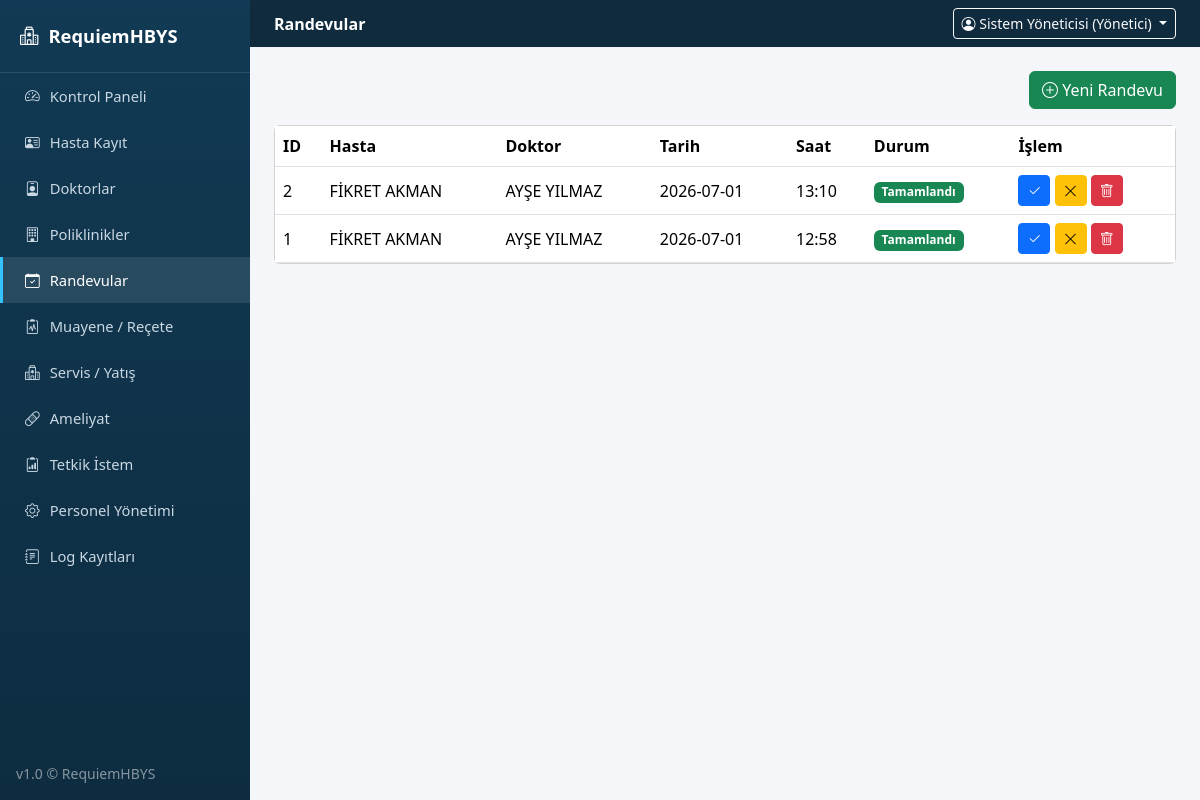
Before: /randevular (signed in) with the older database file.
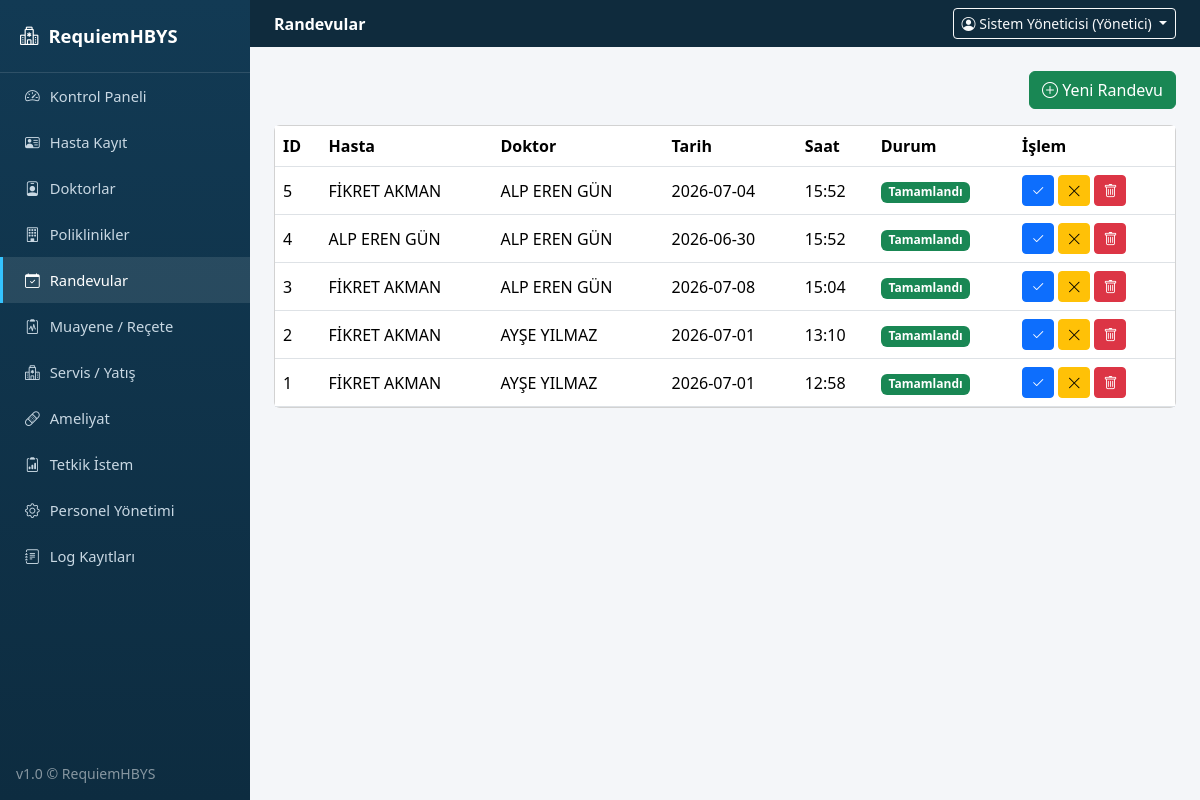
After: the same page with the newer database file.
### tables this page shows
CREATE TABLE randevular (
            id INTEGER PRIMARY KEY AUTOINCREMENT,
            hasta_id INTEGER,
            doktor_id INTEGER,
            tarih TEXT,
            saat TEXT,
            durum TEXT
        );

CREATE TABLE hastalar (
            id INTEGER PRIMARY KEY AUTOINCREMENT,
            ad_soyad TEXT NOT NULL,
            tc TEXT,
            dogum_tarihi TEXT,
            cinsiyet TEXT,
            kan_grubu TEXT,
            telefon TEXT,
            adres TEXT,
            acil_ad TEXT,
            acil_tel TEXT,
            gecmis TEXT,
            kayit_tarihi TEXT
        );

CREATE TABLE doktorlar (
            id INTEGER PRIMARY KEY AUTOINCREMENT,
            ad_soyad TEXT NOT NULL,
            uzmanlik TEXT,
            poliklinik TEXT,
            uygunluk TEXT
        );

### app.py (the view)
@app.route("/randevular")
@login_required
@modul_gerekli("randevu")
def randevular():
    return render_template("randevular.html", randevular=db.randevulari_getir())

### app.py (called while the page is built)
def login_required(f):
    @wraps(f)
    def wrapper(*args, **kwargs):
        if "user_id" not in session:
            flash("Lütfen giriş yapın.", "warning")
            return redirect(url_for("login"))
        return f(*args, **kwargs)
    return wrapper

def modul_gerekli(modul):
    def decorator(f):
        @wraps(f)
        def wrapper(*args, **kwargs):
            rol = session.get("rol")
            izinli = ROL_MODUL_YETKILERI.get(rol, set())
            if modul not in izinli:
                db.log_ekle(session.get("ad"), rol, "YETKİ", "ERİŞİM_RED",
                            f"'{modul}' modülüne yetkisiz erişim denemesi ({request.path}).", "Başarısız")
                flash("Bu sayfa için yetkiniz bulunmuyor.", "danger")
                return redirect(url_for("dashboard"))
            return f(*args, **kwargs)
        return wrapper
    return decorator

@app.context_processor
def inject_globals():
    def modul_yetkili(modul):
        return modul in ROL_MODUL_YETKILERI.get(session.get("rol"), set())
    return {"simdi": datetime.now().strftime("%d.%m.%Y %H:%M"), "modul_yetkili": modul_yetkili}

### database.py (called while the page is built)
    def sorgula(self, sql, params=()):
        cur = self.conn.cursor()
        cur.execute(sql, params)
        return [dict(r) for r in cur.fetchall()]

    def randevulari_getir(self):
        return self.sorgula("""SELECT r.id, r.tarih, r.saat, r.durum, h.ad_soyad as hasta_ad, d.ad_soyad as doktor_ad
                                FROM randevular r JOIN hastalar h ON r.hasta_id=h.id
                                JOIN doktorlar d ON r.doktor_id=d.id ORDER BY r.id DESC""")

### templates/randevular.html (shortened to what this page needs)
{% extends "base.html" %}
{% block page_header %}Randevular{% endblock %}
{% block content %}
<div class="d-flex justify-content-end mb-3">
  <a href="{{ url_for('randevu_form') }}" class="btn btn-success"><i class="bi bi-plus-circle"></i> Yeni Randevu</a>
</div>
<div class="card">
  <div class="table-responsive">
    <table class="table table-hover align-middle mb-0">
      <thead><tr><th>ID</th><th>Hasta</th><th>Doktor</th><th>Tarih</th><th>Saat</th><th>Durum</th><th>İşlem</th></tr></thead>
      <tbody>
        {% for r in randevular %}
        <tr>
          <td>{{ r.id }}</td><td>{{ r.hasta_ad }}</td><td>{{ r.doktor_ad }}</td><td>{{ r.tarih }}</td><td>{{ r.saat }}</td>
          <td>
            <span class="badge bg-{{ 'success' if r.durum=='Tamamlandı' else ('warning' if r.durum=='Bekliyor' else 'secondary') }}">{{ r.durum }}</span>
          </td>
          <td>
            <form action="{{ url_for('randevu_durum', rid=r.id) }}" method="post" class="d-inline">
              <button class="btn btn-sm btn-primary" title="Tamamlandı Yap"><i class="bi bi-check2"></i></button>
            </form>
            <form action="{{ url_for('randevu_durum', rid=r.id) }}" method="post" class="d-inline">
              <button class="btn btn-sm btn-warning" title="İptal Et"><i class="bi bi-x-lg"></i></button>
            </form>
            <form action="{{ url_for('randevu_sil', rid=r.id) }}" method="post" class="d-inline" onsubmit="return confirm('Randevu silinsin mi?');">
              <button class="btn btn-sm btn-danger"><i class="bi bi-trash"></i></button>
            </form>
          </td>
        </tr>
        {% else %}
        <tr><td colspan="7" class="text-center text-muted py-4">Kayıt bulunamadı.</td></tr>
        {% endfor %}
      </tbody>
    </table>
  </div>
</div>
{% endblock %}

### templates/base.html (shortened to what this page needs)
<!doctype html>
<html lang="tr">
<head>
<link href="https://cdn.jsdelivr.net/npm/bootstrap@5.3.3/dist/css/bootstrap.min.css" rel="stylesheet">
<link href="https://cdn.jsdelivr.net/npm/bootstrap-icons@1.11.3/font/bootstrap-icons.css" rel="stylesheet">
<link href="{{ url_for('static', filename='css/style.css') }}" rel="stylesheet">
</head>
<body>
<div class="d-flex">
  <nav class="sidebar d-flex flex-column">
    <div class="sidebar-brand"><i class="bi bi-hospital"></i> RequiemHBYS</div>
        <ul class="nav flex-column">
          <li><a href="{{ url_for('dashboard') }}" class="{{ 'active' if request.path=='/' }}"><i class="bi bi-speedometer2"></i> Kontrol Paneli</a></li>
          {% if modul_yetkili('hasta') %}
          <li><a href="{{ url_for('hastalar') }}" class="{{ 'active' if '/hastalar' in request.path }}"><i class="bi bi-person-vcard"></i> Hasta Kayıt</a></li>
          {% endif %}
          {% if modul_yetkili('doktor') %}
          <li><a href="{{ url_for('doktorlar') }}" class="{{ 'active' if '/doktorlar' in request.path }}"><i class="bi bi-person-badge"></i> Doktorlar</a></li>
          {% endif %}
          {% if modul_yetkili('poliklinik') %}
          <li><a href="{{ url_for('poliklinikler') }}" class="{{ 'active' if '/poliklinikler' in request.path }}"><i class="bi bi-building"></i> Poliklinikler</a></li>
          {% endif %}
          {% if modul_yetkili('randevu') %}
          <li><a href="{{ url_for('randevular') }}" class="{{ 'active' if '/randevular' in request.path }}"><i class="bi bi-calendar-check"></i> Randevular</a></li>
          {% endif %}
          {% if modul_yetkili('muayene') %}
          <li><a href="{{ url_for('muayene') }}" class="{{ 'active' if '/muayene' in request.path }}"><i class="bi bi-clipboard2-pulse"></i> Muayene / Reçete</a></li>
          {% endif %}
          {% if modul_yetkili('servis') %}
          <li><a href="{{ url_for('servis') }}" class="{{ 'active' if '/servis' in request.path }}"><i class="bi bi-hospital"></i> Servis / Yatış</a></li>
          {% endif %}
          {% if modul_yetkili('ameliyat') %}
          <li><a href="{{ url_for('ameliyat') }}" class="{{ 'active' if '/ameliyat' in request.path }}"><i class="bi bi-bandaid"></i> Ameliyat</a></li>
          {% endif %}
          {% if modul_yetkili('tetkik') %}
          <li><a href="{{ url_for('tetkik') }}" class="{{ 'active' if '/tetkik' in request.path }}"><i class="bi bi-clipboard2-data"></i> Tetkik İstem</a></li>
          {% endif %}
          {% if modul_yetkili('personel') %}
          <li><a href="{{ url_for('personel') }}" class="{{ 'active' if '/personel' in request.path }}"><i class="bi bi-gear"></i> Personel Yönetimi</a></li>
          {% endif %}
          {% if modul_yetkili('log') %}
          <li><a href="{{ url_for('loglar') }}" class="{{ 'active' if '/loglar' in request.path }}"><i class="bi bi-journal-text"></i> Log Kayıtları</a></li>
          {% endif %}
        </ul>
    <div class="mt-auto p-3 text-white-50 small">v1.0 &copy; RequiemHBYS</div>
  </nav>
  <div class="content flex-grow-1">
    <div class="topbar d-flex justify-content-between align-items-center px-4 py-2">
      <div><strong>{% block page_header %}Kontrol Paneli{% endblock %}</strong></div>
      <div class="dropdown">
        <button class="btn btn-sm btn-outline-light dropdown-toggle" data-bs-toggle="dropdown">
          <i class="bi bi-person-circle"></i> {{ session.get('ad') }} ({{ session.get('rol') }})
        </button>
      </div>
    </div>
    <div class="container-fluid p-4">
      {% block content %}{% endblock %}
    </div>
  </div>
</div>
</body>
</html>

### static/css/style.css (style rules this page uses)
body { background: #f4f6f9; font-family: "Segoe UI", Arial, sans-serif; }
.sidebar { width: 250px; min-height: 100vh; background: linear-gradient(180deg, #123a54, #0d2c40); }
.sidebar-brand { padding: 22px 20px; color: #fff; font-size: 1.15rem; font-weight: 700; border-bottom: 1px solid rgba(255,255,255,.12); display: flex; align-items: center; gap: 10px; }
.sidebar .nav a { display: flex; align-items: center; gap: 10px; color: #c9d8e3; padding: 12px 22px; text-decoration: none; font-size: .92rem; border-left: 3px solid transparent; }
.sidebar .nav a.active { background: rgba(255,255,255,.1); color: #fff; border-left-color: #34c3ff; }
.topbar { background: #0f2b3d; color: #fff; }
.content { min-height: 100vh; }
.table thead { background: #123a54; color: #fff; }

Changed rows visible on the page:
added randevular: id "5", hasta_ad "FİKRET AKMAN", doktor_ad "ALP EREN GÜN", tarih "2026-07-04", saat "15:52", durum "Tamamlandı"
added randevular: id "4", hasta_ad "ALP EREN GÜN", doktor_ad "ALP EREN GÜN", tarih "2026-06-30", saat "15:52", durum "Tamamlandı"
added randevular: id "3", hasta_ad "FİKRET AKMAN", doktor_ad "ALP EREN GÜN", tarih "2026-07-08", saat "15:04", durum "Tamamlandı"
